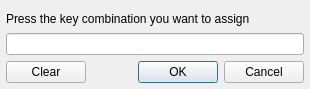
<?xml version="1.0" encoding="UTF-8"?>
<ui version="4.0">
 <class>ShortcutDialog</class>
 <widget class="QDialog" name="ShortcutDialog">
  <property name="geometry">
   <rect>
    <x>0</x>
    <y>0</y>
    <width>310</width>
    <height>89</height>
   </rect>
  </property>
  <property name="windowTitle">
   <string>Change Shortcut</string>
  </property>
  <layout class="QGridLayout" name="gridLayout">
   <property name="leftMargin">
    <number>6</number>
   </property>
   <property name="rightMargin">
    <number>6</number>
   </property>
   <property name="bottomMargin">
    <number>6</number>
   </property>
   <item row="0" column="0" colspan="3">
    <widget class="QLabel" name="label">
     <property name="text">
      <string>Press the key combination you want to assign</string>
     </property>
    </widget>
   </item>
   <item row="1" column="0" colspan="3">
    <widget class="QLineEdit" name="keyLineEdit">
     <property name="focusPolicy">
      <enum>Qt::NoFocus</enum>
     </property>
     <property name="readOnly">
      <bool>true</bool>
     </property>
    </widget>
   </item>
   <item row="2" column="0">
    <widget class="QPushButton" name="clearButton">
     <property name="text">
      <string>Clear</string>
     </property>
    </widget>
   </item>
   <item row="2" column="1">
    <spacer name="horizontalSpacer">
     <property name="orientation">
      <enum>Qt::Horizontal</enum>
     </property>
     <property name="sizeHint" stdset="0">
      <size>
       <width>106</width>
       <height>20</height>
      </size>
     </property>
    </spacer>
   </item>
   <item row="2" column="2">
    <widget class="QDialogButtonBox" name="buttonBox">
     <property name="standardButtons">
      <set>QDialogButtonBox::Cancel|QDialogButtonBox::Ok</set>
     </property>
    </widget>
   </item>
  </layout>
 </widget>
 <resources/>
 <connections>
  <connection>
   <sender>buttonBox</sender>
   <signal>accepted()</signal>
   <receiver>ShortcutDialog</receiver>
   <slot>accept()</slot>
   <hints>
    <hint type="sourcelabel">
     <x>212</x>
     <y>70</y>
    </hint>
    <hint type="destinationlabel">
     <x>192</x>
     <y>269</y>
    </hint>
   </hints>
  </connection>
  <connection>
   <sender>buttonBox</sender>
   <signal>rejected()</signal>
   <receiver>ShortcutDialog</receiver>
   <slot>reject()</slot>
   <hints>
    <hint type="sourcelabel">
     <x>212</x>
     <y>70</y>
    </hint>
    <hint type="destinationlabel">
     <x>246</x>
     <y>214</y>
    </hint>
   </hints>
  </connection>
  <connection>
   <sender>clearButton</sender>
   <signal>clicked()</signal>
   <receiver>keyLineEdit</receiver>
   <slot>clear()</slot>
   <hints>
    <hint type="sourcelabel">
     <x>195</x>
     <y>22</y>
    </hint>
    <hint type="destinationlabel">
     <x>113</x>
     <y>25</y>
    </hint>
   </hints>
  </connection>
 </connections>
</ui>
